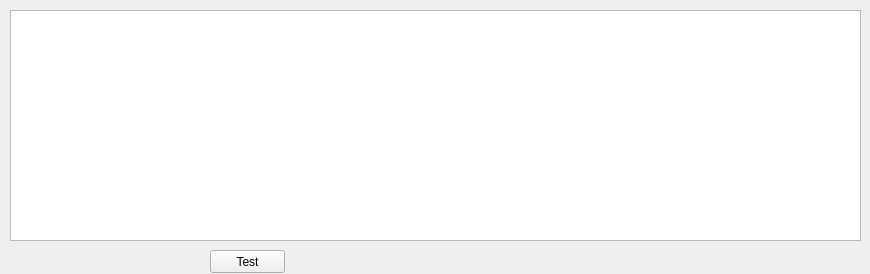
<?xml version="1.0" encoding="UTF-8"?>
<ui version="4.0">
 <class>GraphWindow</class>
 <widget class="QWidget" name="GraphWindow">
  <property name="geometry">
   <rect>
    <x>0</x>
    <y>0</y>
    <width>870</width>
    <height>274</height>
   </rect>
  </property>
  <property name="sizePolicy">
   <sizepolicy hsizetype="Minimum" vsizetype="Minimum">
    <horstretch>0</horstretch>
    <verstretch>0</verstretch>
   </sizepolicy>
  </property>
  <property name="minimumSize">
   <size>
    <width>301</width>
    <height>274</height>
   </size>
  </property>
  <property name="windowTitle">
   <string>Graph</string>
  </property>
  <widget class="QChartView" name="chartView">
   <property name="geometry">
    <rect>
     <x>10</x>
     <y>10</y>
     <width>851</width>
     <height>231</height>
    </rect>
   </property>
   <property name="minimumSize">
    <size>
     <width>281</width>
     <height>231</height>
    </size>
   </property>
  </widget>
  <widget class="QPushButton" name="buttonTest">
   <property name="geometry">
    <rect>
     <x>210</x>
     <y>250</y>
     <width>75</width>
     <height>23</height>
    </rect>
   </property>
   <property name="text">
    <string>Test</string>
   </property>
  </widget>
 </widget>
 <customwidgets>
  <customwidget>
   <class>QChartView</class>
   <extends>QGraphicsView</extends>
   <header>QtCharts</header>
  </customwidget>
 </customwidgets>
 <resources/>
 <connections/>
</ui>
